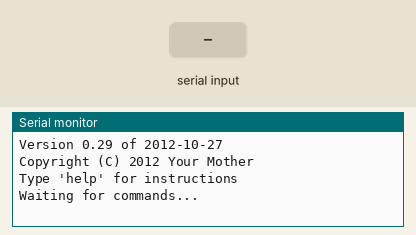
Simulated run of this sketch. Board: Arduino Uno, built with avr-gcc and run on an emulated ATmega328P. Parts: the last lines printed to the serial monitor. The inputs (shaded band) are chosen by the test bench.

Above: at 1.2 s.
1.3 s: "help\n" received over Serial
At 2.5 s:
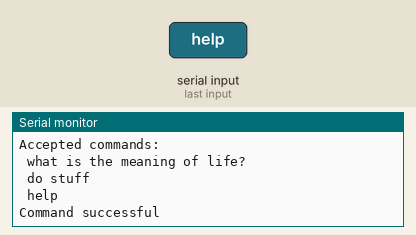
2.8 s: "what?\n" received over Serial
4.3 s: "do stuff\n" received over Serial
At 4.7 s:
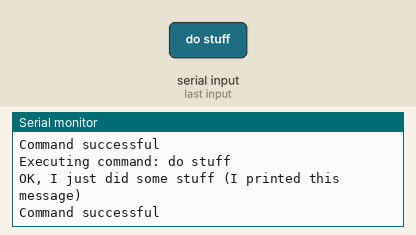
5.8 s: "i \n" received over Serial
At 6.8 s:
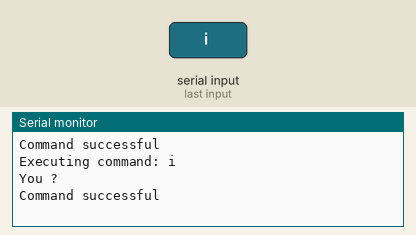
7.3 s: "you \n" received over Serial
At 8.0 s:
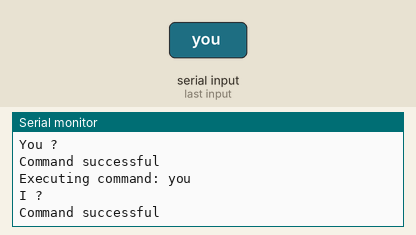
8.8 s: "my \n" received over Serial
At 9.1 s:
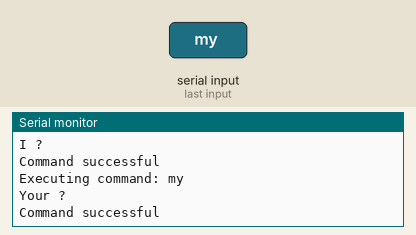

The sketch:

ArduinoServer.ino
```cpp
// (licence header left out)
#ifndef ArduinoServer_ino
#define ArduinoServer_ino
#include "Arduino.h"

//Include the ArduinoServer.h module, it contains the getCommand() and runCommand() methods.
#include "ArduinoServer.h"

//Include the application module, it should contain the methods used as commands.
//This example uses the demo application MY_ServerApp.h.
#include "MY_ServerApp.h"

void setup()
{
  //Serial.begin(9600);
  Serial.begin(115200);

  //Display splash-screens.
  displayServerSplash();
  displayAppSplash();

  //Notify the host that the server is online and ready.
  Serial.println("Waiting for commands...\n");
}

void loop ()
{
  String strCommand;
  int intCommandSucceeded;

  //Get the next command from the serial port buffer.
  strCommand = getCommand();

  //Clean, then execute the command.
  strCommand.toLowerCase();
  intCommandSucceeded = runCommand(strCommand);

  //Report the success of the command's execution.
  if (intCommandSucceeded)
  {
    Serial.println("Command successful\n");
  }
  else
  {
    Serial.println("Command not recognized or unsuccessful\n");
  }
}


#endif  /* ArduinoServer_ino */
```

ArduinoServer.h
```cpp
// (licence header left out)
#ifndef ArduinoServer_h
#define ArduinoServer_h
#include "Arduino.h"
#include "MY_ServerApp.h"

#define SERVER_NAME       "Arduino Custom Command Server"
#define SERVER_VERSION    0.29
#define SERVER_DATE       "2012-10-27"
#define SERVER_COPYRIGHT  "Copyright (C) 2012 My Mother"

void displayServerSplash()
{
  Serial.println(SERVER_NAME);
  Serial.print("Version ");
  Serial.print(SERVER_VERSION);
  Serial.print(" of ");
  Serial.println(SERVER_DATE);
  Serial.println(SERVER_COPYRIGHT);
  Serial.print("\n");
}

int displayServerHelpScreen()
{
  int intCommandSucceeded;

  Serial.println("Type a command (case insensitive), then press [Enter].");
  intCommandSucceeded = true;
  return intCommandSucceeded;
}

int displayAllHelpScreens()
{
  int intCommandSucceeded;

  displayServerHelpScreen();
  displayAppHelpScreen();
  intCommandSucceeded = true;
  return intCommandSucceeded;
}

String getCommand()
{
  int intReadByte = 0;
  String strReadData = "";

  //As long as the byte just read is not a line-feed or CR...
  while ((intReadByte != 10) && (intReadByte != 13))
  {
    //...and the serial port buffer has data, read a byte from it.
    if (Serial.available())
    {
      intReadByte = Serial.read();

      //If the byte just read is not a line-feed or CR...
      if ((intReadByte != 10) && (intReadByte != 13))
      {
        //...then add it to the string.
        strReadData.concat(char(intReadByte));
      }
    }
  }

  //Return the string
  return strReadData;
}

int runCommand(String strCommand)
{
  int intCommandSucceeded;

  Serial.print("Executing command: ");
  Serial.println(strCommand);

  if (strCommand.equals("help")) {
    intCommandSucceeded = displayAllHelpScreens();
  }
  else if (strCommand.startsWith("what?")) {
    intCommandSucceeded = displayAllHelpScreens();
  }
  else if (strCommand.startsWith("do stuff")) {
    intCommandSucceeded = doStuff();
  }
  else if (strCommand.startsWith("what is the meaning of life")) {
    intCommandSucceeded = whatIsMOL();
  }
  else if (strCommand.startsWith("i ")) {
    intCommandSucceeded = i(strCommand);
  }
  else if (strCommand.startsWith("you ")) {
    intCommandSucceeded = you(strCommand);
  }
  else if (strCommand.startsWith("my ")) {
    intCommandSucceeded = my(strCommand);
  }
  else if (strCommand.startsWith("your ")) {
    intCommandSucceeded = your(strCommand);
  }
  else if (strCommand.startsWith("what ")) {
    intCommandSucceeded = whoKnows(strCommand);
  }
  else if (strCommand.startsWith("why ")) {
    intCommandSucceeded = whoKnows(strCommand);
  }
  else if (strCommand.startsWith("where ")) {
    intCommandSucceeded = whoKnows(strCommand);
  }
  else if (strCommand.startsWith("when ")) {
    intCommandSucceeded = whoKnows(strCommand);
  }
  else if (strCommand.startsWith("how ")) {
    intCommandSucceeded = whoKnows(strCommand);
  }
  else if (strCommand.substring(0) == "=") {
    intCommandSucceeded = IYSS(strCommand);
  }
  else if ((strCommand.substring(0) == "butt") || (strCommand.substring(0) == "ass")) {
    intCommandSucceeded = cleanArea();
  }
  else if (strCommand.substring(0) == "fuck") {
    intCommandSucceeded = dont();
  }
  else if (strCommand.substring(0) == "shit") {
    intCommandSucceeded = dont();
  }
  else if (strCommand.substring(0) == "bitch") {
    intCommandSucceeded = dont();
  }
  else {
    intCommandSucceeded = false;
  }

  //Return the success or failure of this command.
  return intCommandSucceeded;
}

#endif  /* ArduinoServer_h */
```

MY_ServerApp.h
```cpp
// (licence header left out)
#ifndef MY_ServerApp.h
#define MY_ServerApp.h
#include "Arduino.h"
#include "ArduinoServer.h"

#define APP_NAME       "Arduino Custom Command Server - Demo Application"
#define APP_VERSION    0.29
#define APP_DATE       "2012-10-27"
#define APP_COPYRIGHT  "Copyright (C) 2012 Your Mother"

void displayAppSplash()
{
  Serial.println(APP_NAME);
  Serial.print("Version ");
  Serial.print(APP_VERSION);
  Serial.print(" of ");
  Serial.println(APP_DATE);
  Serial.println(APP_COPYRIGHT);
  Serial.print("\n");
  Serial.println("Type 'help' for instructions");
}

int displayAppHelpScreen()
{
  int intCommandSucceeded;
  Serial.println("Accepted commands:");
  Serial.println(" what is the meaning of life?");
  Serial.println(" do stuff");
  Serial.println(" help");
  Serial.println("");
  intCommandSucceeded = true;
  return intCommandSucceeded;
}

int doStuff()
{
  int intCommandSucceeded;
  Serial.println("OK, I just did some stuff (I printed this message)");
  intCommandSucceeded = true;
  return intCommandSucceeded;
}

int whatIsMOL()
{
  int intCommandSucceeded;
  Serial.println("The Meaning of Life is a 1983 movie by Monty Python.");
  Serial.print("See: ");
  Serial.print("http://en.wikipedia.org/wiki/Monty_Python%27s_The_Meaning_of_Life");
  Serial.println(" for more details");
  intCommandSucceeded = true;
  return intCommandSucceeded;
}


int i(String strCommand)
{
  String strIparameter;
  int intCommandSucceeded;

  strIparameter = strCommand.substring(1);
  strIparameter.trim();

  Serial.print("You ");
  Serial.print(strIparameter);
  Serial.println("?");

  intCommandSucceeded = true;
  return intCommandSucceeded;
}

int you(String strCommand)
{
  String strYouParameter;
  int intCommandSucceeded;

  strYouParameter = strCommand.substring(3);
  strYouParameter.trim();

  Serial.print("I ");
  Serial.print(strYouParameter);
  Serial.println("?");

  intCommandSucceeded = true;
  return intCommandSucceeded;
}

int my(String strCommand)
{
  String strMyParameter;
  int intCommandSucceeded;

  strMyParameter = strCommand.substring(2);
  strMyParameter.trim();

  Serial.print("Your ");
  Serial.print(strMyParameter);
  Serial.println("?");

  intCommandSucceeded = true;
  return intCommandSucceeded;
}

int your(String strCommand)
{
  String strYourParameter;
  int intCommandSucceeded;

  strYourParameter = strCommand.substring(4);
  strYourParameter.trim();

  Serial.print("My ");
  Serial.print(strYourParameter);
  Serial.println("?");

  intCommandSucceeded = true;
  return intCommandSucceeded;
}

int whoKnows(String strCommand)
{
  String strWhoKnowsParameter;
  int intCommandSucceeded;

  strWhoKnowsParameter = strCommand;
  strWhoKnowsParameter.trim();

  Serial.print(strWhoKnowsParameter);
  Serial.println("?");
  Serial.println("Who knows???");

  intCommandSucceeded = true;
  return intCommandSucceeded;
}

int IYSS(String strCommand)
{
  int intCommandSucceeded;

  Serial.println("If you say so!");

  intCommandSucceeded = true;
  return intCommandSucceeded;
}

int cleanArea()
{
  int intCommandSucceeded;

  Serial.println("You should keep that area clean.");

  intCommandSucceeded = true;
  return intCommandSucceeded;
}

int dont()
{
  int intCommandSucceeded;

  Serial.println("Please don't.");
  Serial.println("That is highly inappropriate!");

  intCommandSucceeded = true;
  return intCommandSucceeded;
}


#endif
```

Measured:
- after the input at 1.3 s, the serial monitor: prints a new line at once (image 1)
- after the input at 4.3 s, the serial monitor: prints a new line at once (image 2)
- after the input at 5.8 s, the serial monitor: prints a new line at once (image 3)
- after the input at 7.3 s, the serial monitor: prints a new line at once (image 4)
- after the input at 8.8 s, the serial monitor: prints a new line at once (image 5)
